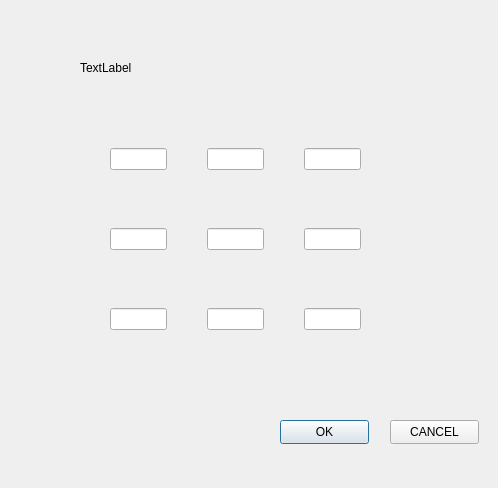
<?xml version="1.0" encoding="UTF-8"?>
<ui version="4.0">
 <class>InputMatrix</class>
 <widget class="QDialog" name="InputMatrix">
  <property name="geometry">
   <rect>
    <x>0</x>
    <y>0</y>
    <width>498</width>
    <height>488</height>
   </rect>
  </property>
  <property name="windowTitle">
   <string>Dialog</string>
  </property>
  <widget class="QLabel" name="MatrixName">
   <property name="geometry">
    <rect>
     <x>80</x>
     <y>60</y>
     <width>72</width>
     <height>15</height>
    </rect>
   </property>
   <property name="text">
    <string>TextLabel</string>
   </property>
  </widget>
  <widget class="QPushButton" name="ok_btn">
   <property name="geometry">
    <rect>
     <x>280</x>
     <y>420</y>
     <width>89</width>
     <height>24</height>
    </rect>
   </property>
   <property name="text">
    <string>OK</string>
   </property>
  </widget>
  <widget class="QPushButton" name="cancel_Btn">
   <property name="geometry">
    <rect>
     <x>390</x>
     <y>420</y>
     <width>89</width>
     <height>24</height>
    </rect>
   </property>
   <property name="text">
    <string>CANCEL</string>
   </property>
  </widget>
  <widget class="QWidget" name="">
   <property name="geometry">
    <rect>
     <x>90</x>
     <y>90</y>
     <width>291</width>
     <height>301</height>
    </rect>
   </property>
   <layout class="QGridLayout" name="gridLayout">
    <property name="leftMargin">
     <number>20</number>
    </property>
    <property name="topMargin">
     <number>10</number>
    </property>
    <property name="rightMargin">
     <number>20</number>
    </property>
    <property name="bottomMargin">
     <number>10</number>
    </property>
    <property name="horizontalSpacing">
     <number>40</number>
    </property>
    <property name="verticalSpacing">
     <number>10</number>
    </property>
    <item row="1" column="0">
     <widget class="QLineEdit" name="m4"/>
    </item>
    <item row="1" column="2">
     <widget class="QLineEdit" name="m6"/>
    </item>
    <item row="1" column="1">
     <widget class="QLineEdit" name="m5"/>
    </item>
    <item row="0" column="0">
     <widget class="QLineEdit" name="m1"/>
    </item>
    <item row="0" column="2">
     <widget class="QLineEdit" name="m3"/>
    </item>
    <item row="0" column="1">
     <widget class="QLineEdit" name="m2"/>
    </item>
    <item row="2" column="0">
     <widget class="QLineEdit" name="m7"/>
    </item>
    <item row="2" column="1">
     <widget class="QLineEdit" name="m8"/>
    </item>
    <item row="2" column="2">
     <widget class="QLineEdit" name="m9"/>
    </item>
   </layout>
  </widget>
 </widget>
 <resources/>
 <connections/>
</ui>
